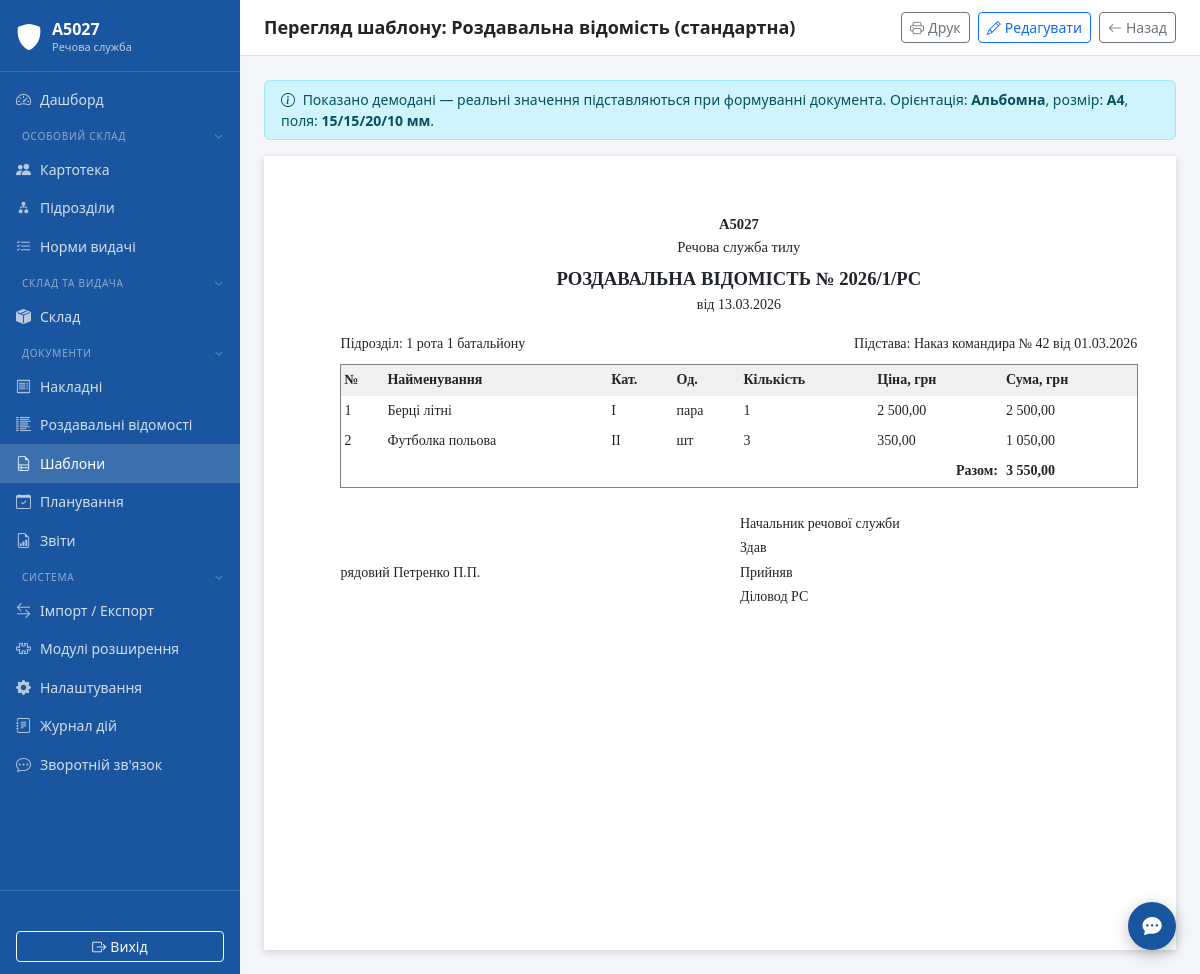
Screenshot of /doc-templates/2/preview (signed in) with the database file from the repository.
### tables this page shows
CREATE TABLE settings (
            key TEXT PRIMARY KEY,
            value TEXT NOT NULL DEFAULT '',
            updated_at TEXT NOT NULL DEFAULT (datetime('now','localtime'))
        );

CREATE TABLE doc_templates (
            id INTEGER PRIMARY KEY AUTOINCREMENT,
            name TEXT NOT NULL UNIQUE,
            doc_type TEXT NOT NULL DEFAULT 'custom',
            description TEXT,
            grid_data TEXT NOT NULL DEFAULT '{}',
            page_orientation TEXT NOT NULL DEFAULT 'portrait',
            page_size TEXT NOT NULL DEFAULT 'A4',
            margin_top REAL NOT NULL DEFAULT 20,
            margin_bottom REAL NOT NULL DEFAULT 20,
            margin_left REAL NOT NULL DEFAULT 30,
            margin_right REAL NOT NULL DEFAULT 10,
            is_system INTEGER NOT NULL DEFAULT 0,
            created_at TEXT NOT NULL DEFAULT (datetime('now','localtime')),
            updated_at TEXT NOT NULL DEFAULT (datetime('now','localtime'))
        , template_group TEXT NOT NULL DEFAULT '', default_for_type INTEGER NOT NULL DEFAULT 0, font_family TEXT NOT NULL DEFAULT 'Times New Roman', base_font_size INTEGER NOT NULL DEFAULT 12);

### modules/doc_templates/routes.py (the view)
@bp.route("/<int:tpl_id>/preview")
@login_required
def preview(tpl_id):
    conn = get_connection()
    t = conn.execute("SELECT * FROM doc_templates WHERE id=?", (tpl_id,)).fetchone()
    conn.close()
    if not t:
        flash("Шаблон не знайдено", "error")
        return redirect(url_for("doc_templates.index"))
    rendered = _render_with_demo_data(_get_html(t))
    return render_template("doc_templates/preview.html", t=dict(t), rendered=rendered,
                           doc_type_labels=DOC_TYPE_LABELS)

### templates/doc_templates/preview.html (shortened to what this page needs)
{% extends "base.html" %}
{% block page_title %}Перегляд шаблону: {{ t.name }}{% endblock %}
{% block topbar_actions %}
<button type="button" onclick="window.print()" class="btn btn-sm btn-outline-secondary">
    <i class="bi bi-printer me-1"></i>Друк
</button>
<a href="{{ url_for('doc_templates.edit', tpl_id=t.id) }}" class="btn btn-sm btn-outline-primary">
    <i class="bi bi-pencil me-1"></i>Редагувати
</a>
<a href="{{ url_for('doc_templates.index') }}" class="btn btn-sm btn-outline-secondary">
    <i class="bi bi-arrow-left me-1"></i>Назад
</a>
{% endblock %}
{% block content %}
<div class="alert alert-info py-2 small mb-3">
    <i class="bi bi-info-circle me-1"></i>
    Показано демодані — реальні значення підставляються при формуванні документа.
    Орієнтація: <strong>{{ 'Альбомна' if t.page_orientation == 'landscape' else 'Книжна' }}</strong>,
    розмір: <strong>{{ t.page_size }}</strong>,
    поля: <strong>{{ t.margin_top|int }}/{{ t.margin_bottom|int }}/{{ t.margin_left|int }}/{{ t.margin_right|int }} мм</strong>.
</div>
<div id="printArea" style="
    background: white;
    box-shadow: 0 2px 8px rgba(0,0,0,.15);
    max-width: {{ '297mm' if t.page_orientation == 'landscape' else '210mm' }};
    margin: 0 auto;
    padding: {{ t.margin_top|int }}mm {{ t.margin_right|int }}mm {{ t.margin_bottom|int }}mm {{ t.margin_left|int }}mm;
    font-family: 'Times New Roman', serif;
    font-size: 14px;
    line-height: 1.6;
    min-height: {{ '210mm' if t.page_orientation == 'landscape' else '297mm' }};
">
{{ rendered | safe }}
</div>
{% endblock %}

### templates/base.html (shortened to what this page needs)
<!DOCTYPE html>
<html lang="uk">
<head>
    <link rel="stylesheet" href="{{ url_for('static', filename='css/bootstrap.min.css') }}">
    <link rel="stylesheet" href="{{ url_for('static', filename='css/bootstrap-icons.min.css') }}">
    <link rel="stylesheet" href="{{ url_for('static', filename='css/main.css') }}">
    <link rel="stylesheet" href="{{ url_for('static', filename='css/theme-' ~ (session.get('theme') or 'default') ~ '.css') }}">
</head>
<body>
<div class="app-wrapper">
    <nav class="app-sidebar">
        <a class="sidebar-brand" href="{{ url_for('dashboard') }}">
            <i class="bi bi-shield-fill sidebar-brand-icon"></i>
            <div class="sidebar-brand-text">
                <div class="title">{{ unit_name }}</div>
                <div class="subtitle">Речова служба</div>
            </div>
        </a>
        {%- set _in_docs = request.blueprint in ('invoices','rv','doc_templates','planning','reports') %}
        {%- set _in_plugins = plugin_menu_items and request.path and plugin_menu_items | selectattr('url') | list | length > 0 %}
        {%- set _sidebar_extra = slot('sidebar.items') %}
        {%- set _in_extra = _sidebar_extra and _sidebar_extra | length > 0 %}
        {%- set _in_system = request.blueprint in ('import_export','plugins','settings','audit') or request.path.startswith('/settings/') or request.path.startswith('/audit/') %}
        <ul class="nav flex-column sidebar-nav">
            <li class="nav-item">
                <a class="nav-link {% if request.endpoint == 'dashboard' %}active{% endif %}"
                   href="{{ url_for('dashboard') }}">
                    <i class="bi bi-speedometer2"></i> Дашборд
                </a>
            </li>
            <li>
                <button class="nav-section-toggle" data-section="os">
                    <span>Особовий склад</span>
                    <i class="bi bi-chevron-down nav-section-chevron"></i>
                </button>
            </li>
            <li class="nav-section-body" data-section-body="os">
                <ul class="nav flex-column">
                    <li class="nav-item">
                        <a class="nav-link {% if request.blueprint == 'personnel' %}active{% endif %}"
                           href="/personnel/">
                            <i class="bi bi-people-fill"></i> Картотека
                        </a>
                    </li>
                    <li class="nav-item">
                        <a class="nav-link {% if request.path == '/units/' or request.path.startswith('/units/') %}active{% endif %}"
                           href="/units/">
                            <i class="bi bi-diagram-2-fill"></i> Підрозділи
                        </a>
                    </li>
                    <li class="nav-item">
                        <a class="nav-link {% if request.blueprint == 'supply_norms' %}active{% endif %}"
                           href="/supply-norms/">
                            <i class="bi bi-list-check"></i> Норми видачі
                        </a>
                    </li>
                </ul>
            </li>
            <li>
                <button class="nav-section-toggle" data-section="sklad">
                    <span>Склад та видача</span>
                    <i class="bi bi-chevron-down nav-section-chevron"></i>
                </button>
            </li>
            <li class="nav-section-body" data-section-body="sklad">
                <ul class="nav flex-column">
                    <li class="nav-item">
                        <a class="nav-link {% if request.blueprint == 'warehouse' %}active{% endif %}"
                           href="/warehouse/">
                            <i class="bi bi-box-seam-fill"></i> Склад
                        </a>
                    </li>
                </ul>
            </li>
            <li>
                <button class="nav-section-toggle" data-section="docs"
                        {% if _in_docs %}data-default-open="1"{% endif %}>
                    <span>Документи</span>
                    <i class="bi bi-chevron-down nav-section-chevron"></i>
                </button>
            </li>
            <li class="nav-section-body" data-section-body="docs">
                <ul class="nav flex-column">
                    <li class="nav-item">
                        <a class="nav-link {% if request.blueprint == 'invoices' %}active{% endif %}"
                           href="/invoices/">
                            <i class="bi bi-receipt"></i> Накладні
                        </a>
                    </li>
                    <li class="nav-item">
                        <a class="nav-link {% if request.blueprint == 'rv' %}active{% endif %}"
                           href="/rv/">
                            <i class="bi bi-list-columns-reverse"></i> Роздавальні відомості
                        </a>
                    </li>
                    <li class="nav-item">
                        <a class="nav-link {% if request.blueprint == 'doc_templates' %}active{% endif %}"
                           href="/doc-templates/">
                            <i class="bi bi-file-earmark-ruled"></i> Шаблони
                        </a>
                    </li>
                    <li class="nav-item">
                        <a class="nav-link {% if request.blueprint == 'planning' %}active{% endif %}"
                           href="{{ url_for('planning.index') }}">
                            <i class="bi bi-calendar-check"></i> Планування
                        </a>
                    </li>
                    <li class="nav-item">
                        <a class="nav-link {% if request.blueprint == 'reports' %}active{% endif %}"
                           href="{{ url_for('reports.index') }}">
                            <i class="bi bi-file-earmark-bar-graph"></i> Звіти
                        </a>
                    </li>
                </ul>
            </li>
            <li>
                <button class="nav-section-toggle" data-section="system"
                        {% if _in_system %}data-default-open="1"{% endif %}>
                    <span>Система</span>
                    <i class="bi bi-chevron-down nav-section-chevron"></i>
                </button>
            </li>
            <li class="nav-section-body" data-section-body="system">
                <ul class="nav flex-column">
                    <li class="nav-item">
                        <a class="nav-link {% if request.blueprint == 'import_export' %}active{% endif %}"
                           href="{{ url_for('import_export.index') }}">
                            <i class="bi bi-arrow-left-right"></i> Імпорт / Експорт
                        </a>
                    </li>
                    <li class="nav-item">
                        <a class="nav-link {% if request.blueprint == 'plugins' %}active{% endif %}"
                           href="{{ url_for('plugins.index') }}">
                            <i class="bi bi-puzzle"></i> Модулі розширення
                        </a>
                    </li>
                    <li class="nav-item">
                        <a class="nav-link {% if request.path.startswith('/settings/') %}active{% endif %}"
                           href="/settings/">
                            <i class="bi bi-gear-fill"></i> Налаштування
                        </a>
                    </li>
                    <li class="nav-item">
                        <a class="nav-link {% if request.path.startswith('/audit/') %}active{% endif %}"
                           href="/audit/">
                            <i class="bi bi-journal-text"></i> Журнал дій
                        </a>
                    </li>
                    <li class="nav-item">
                        <a class="nav-link {% if request.path.startswith('/feedback') %}active{% endif %}"
                           href="/feedback/">
                            <i class="bi bi-chat-dots"></i> Зворотній зв'язок
                        </a>
                    </li>
                </ul>
            </li>
        </ul>
        <div class="sidebar-footer">
            <a href="{{ url_for('profile') }}" class="sidebar-user-name text-decoration-none"
               title="Особистий кабінет">
                <i class="bi bi-person-circle me-1"></i>
            </a>
            <a href="{{ url_for('logout') }}" class="btn btn-sm btn-outline-light w-100 mt-1">
                <i class="bi bi-box-arrow-right me-1"></i>Вихід
            </a>
        </div>
    </nav>
    <div class="app-main">
        <div class="app-topbar">
            <h1>{% block page_title %}{% endblock %}</h1>
            <div class="d-flex gap-2">
                {% block topbar_actions %}{% endblock %}
            </div>
        </div>
        <div class="app-content">
            {% block content %}{% endblock %}
        </div>
    </div>
</div>
<div class="toast-container-fixed" id="toastContainer">
{% if session.get('user_id') %}
<button id="fbFloatBtn" title="Зворотній зв'язок / Повідомити про помилку"
        data-bs-toggle="modal" data-bs-target="#feedbackModal"
        style="position:fixed;bottom:1.5rem;right:1.5rem;z-index:1040;
               width:48px;height:48px;border-radius:50%;
               background:var(--app-primary);color:#fff;border:none;
               box-shadow:0 4px 16px rgba(0,0,0,.25);font-size:1.2rem;
               display:flex;align-items:center;justify-content:center;
               transition:transform .15s;">
    <i class="bi bi-chat-dots-fill"></i>
</button>
{% endif %}
</div></div>
</body>
</html>

### rows the page displays
settings: value "А5027"
doc_templates: name "Роздавальна відомість (стандартна)", page_orientation "Альбомна", page_size "A4", margin_top "15", margin_bottom "15", margin_left "20", margin_right "10"
settings: value "А5027 Речова служба тилу РОЗДАВАЛЬНА ВІДОМІСТЬ № 2026/1/РС від 13.03.2026 Підрозділ: 1 рота 1 батальйону Підстава: Наказ командира № 42 від 01.03.2026 № Найменування Кат. Од. Кількість Ціна, грн Сума, грн 1 Берці літні I пара 1 2 500,00 2 500,00 2 Футболка польова II шт 3 350,00 1 050,00 Разом: 3 550,00 Начальник речової служби Здав рядовий Петренко П.П. Прийняв Діловод РС"
